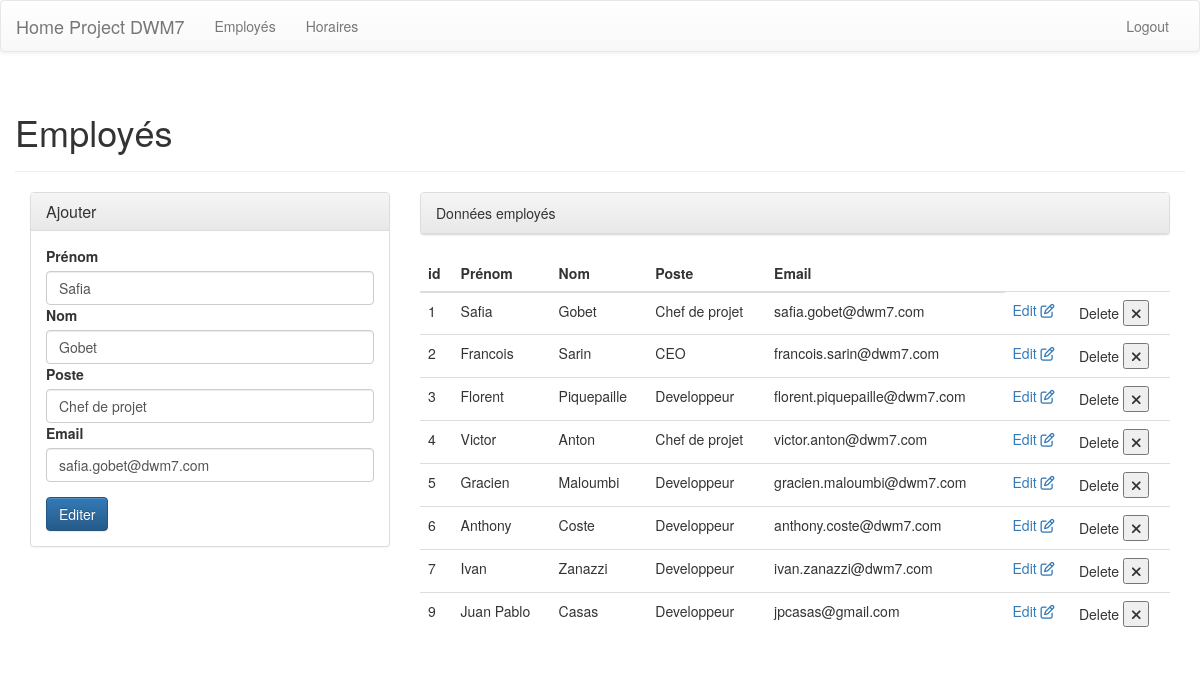
The page /workers.php?id=1 (signed in) on the database its author committed.
### tables this page shows
CREATE TABLE `workers` (
  `id` int(11) NOT NULL,
  `name` varchar(20) NOT NULL,
  `last_name` varchar(20) NOT NULL,
  `status` varchar(20) NOT NULL,
  `mail` varchar(50) NOT NULL
);

### functions/baseFunction.php (called while the page is built, shortened)
<?php
function getAllWorkers()
{
  $db = new PDO('mysql:host=localhost;dbname=company', 'root', '');
  $workers = $db->prepare('SELECT id, name, last_name, status, mail FROM workers');
  $workers->execute();
  return $workers->fetchAll();
}
function getWorker($idworker){
  $db = new PDO('mysql:host=localhost;dbname=company', 'root', '');
  $worker = $db->prepare('SELECT id, name, last_name, status, mail FROM workers where id = :id');
  $worker->bindParam(':id', $idworker);
  $worker->execute();
  return $worker->fetch();
}
?>

### workers.php (the view, shortened to what this page needs)
<?php
      if($_SESSION['isConnected'] == true) {
        require_once('functions/baseFunction.php');
        if(isset($_GET['id']) && !empty($_GET['id'])) {
          $workerupdate = getWorker($_GET['id']);
          $action = "updateWorker.php";
          $button_message = "Editer";
          $hasid = true;
        }else{
          $hasid = false;
          $action ="addWorker.php";
          $button_message = "Ajouter";
        }
      } else {
        header('Location: loginRegister.php');
      }
?>
<!DOCTYPE html>
<html>
  <head>
    <?php include('template/header.php'); ?>
  </head>
  <body>
  <?php include('template/menu.php'); ?>
  <?php
  require_once("functions/baseFunction.php");
  $workers = getAllWorkers();
  ?>
  <div class="container">
	   <div class="row">
       <div class="page-header">
         <h1>Employés</h1>
       </div>
       <div class="col-md-4">
         <div class="panel panel-default">
           <div class="panel-heading">
             <h3 class="panel-title">Ajouter </h3>
           </div>
           <div class="panel-body">
          <form  method="post" action="functions/<?php echo $action ?>">
            <div class="form-group">
              <label>Prénom</label>
              <input type="text" name="name" class="form-control" placeholder="Enter first name" <?php if ($hasid) {
                $name = $workerupdate['name'];
                echo "value=\"$name\"";
              }?> >
              <label>Nom</label>
              <input type="text" name="last_name" class="form-control" placeholder="Enter last name" <?php if ($hasid) {
                $nom = $workerupdate['last_name'];
                echo "value=\"$nom\"";
              }?>>
              <label>Poste</label>
              <input type="text" name="status" class="form-control" placeholder="Enter status"<?php if ($hasid) {
                $status = $workerupdate['status'];
                echo "value=\"$status\"";
              }?>>
              <label>Email</label>
              <input type="mail" name="mail" class="form-control" placeholder="Enter mail"<?php if ($hasid) {
                $mail = $workerupdate['mail'];
                echo "value=\"$mail\"";
              }?>>
            </div>
            <button type="submit" class="btn btn-primary"><?php echo $button_message; ?></button>
          </form>
            </div>
          </div>
        </div>
        <div class="col-md-8">
          <div class="panel panel-default">
            <div class="panel-heading">Données employés</div>
          </div>
          <table class="table">
            <thead>
              <tr>
                <th>id</th>
                <th>Prénom</th>
                <th>Nom</th>
                <th>Poste</th>
                <th>Email</th>
              </tr>
             </thead>
             <tbody>
               <?php
                foreach ($workers as $value) {
                  $idworker = $value['id'];
                  echo "<tr>";
                  echo "<td>" . $value['id'] . "</td>";
                  echo "<td>" . $value['name'] . "</td>";
                  echo "<td>" . $value['last_name'] . "</td>";
                  echo "<td>" . $value['status'] . "</td>";
                  echo "<td>" . $value['mail'] . "</td>";
                  echo "<td> <a  href=\"workers.php?id=$idworker\"> Edit <i class=\"fa fa-pencil-square-o\" aria-hidden=\"true\"></i> </a> </td>";
                  echo "<td> <form method=\"POST\" action=\"functions/deleteWorker.php\"> <input name=\"id\" type=\"hidden\" value=\"$idworker\"/> Delete <button><i class=\"fa fa-times\" aria-hidden=\"true\"></i></button> </form> </td>";
                  echo "</tr>";
                }
              ?>
             </tbody>
           </table>
         </div>
    </div>
  </div>
  </body>
</html>

### rows shown on the page
workers: name "Safia", last_name "Gobet", id "1", status "Chef de projet", mail "safia.gobet@dwm7.com"
workers: id "2", name "Francois", last_name "Sarin", status "CEO", mail "francois.sarin@dwm7.com"
workers: id "3", name "Florent", last_name "Piquepaille", status "Developpeur", mail "florent.piquepaille@dwm7.com"
workers: id "4", name "Victor", last_name "Anton", status "Chef de projet", mail "victor.anton@dwm7.com"
workers: id "5", name "Gracien", last_name "Maloumbi", status "Developpeur", mail "gracien.maloumbi@dwm7.com"
workers: id "6", name "Anthony", last_name "Coste", status "Developpeur", mail "anthony.coste@dwm7.com"
workers: id "7", name "Ivan", last_name "Zanazzi", status "Developpeur", mail "ivan.zanazzi@dwm7.com"
workers: id "9", name "Juan Pablo", last_name "Casas", status "Developpeur", mail "jpcasas@gmail.com"

### other values the page prints
$button_message "Editer"
